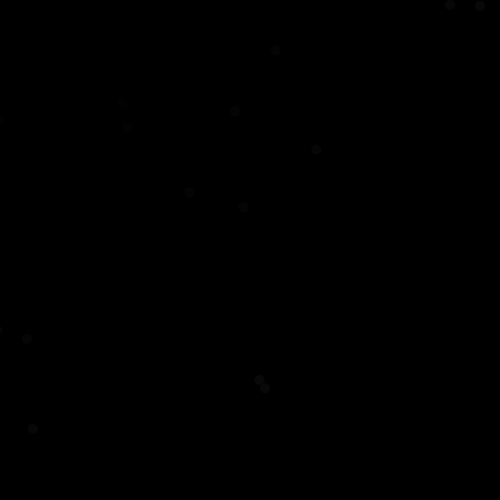
Frame 1 (no input)
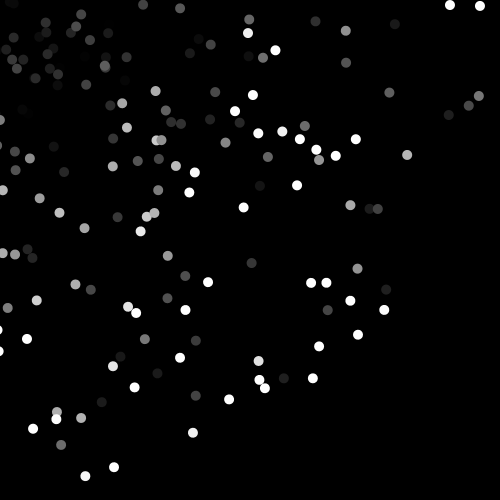
Frame 60 (the mouse pressed at the canvas centre just before this capture)
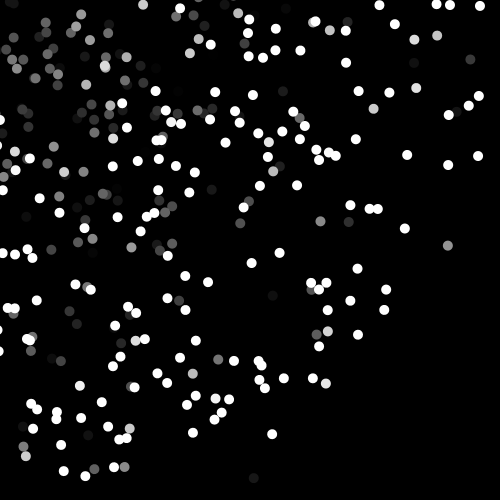
Frame 120 (the mouse held since frame 60 and released just before this capture)

The Processing sketch that drew these frames (run headless with seeded random() and noise(); from frame 60 on, the mouse is pressed at the canvas centre):

// Processing sketch: caitlinStarCode
// ── caitlinStarCode.pde
void setup() {
  size(500, 500);
  
}


void draw() {
  background(0); 
  for (int x = 0; x < width; x+=10) {
    for (int y = 0; y < height; y+=10) {
      
      float a = map(x, 0, height, 0, 255); 

      noStroke();
      rotate(radians(x-y*a)); 
      fill(radians(frameCount*x-y*a));
     ellipse(x, y, 10, 10);
   
    }
  }
}
